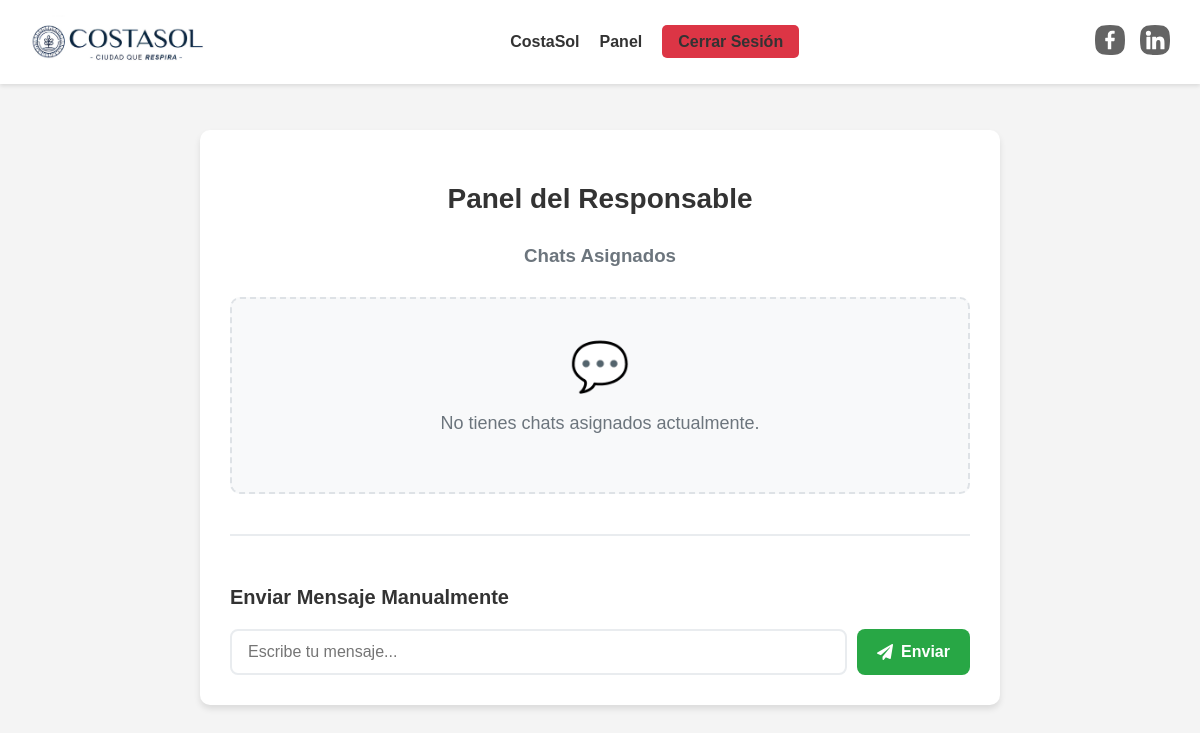
The page /responsable/panel.php (signed in) on the database as committed earlier.
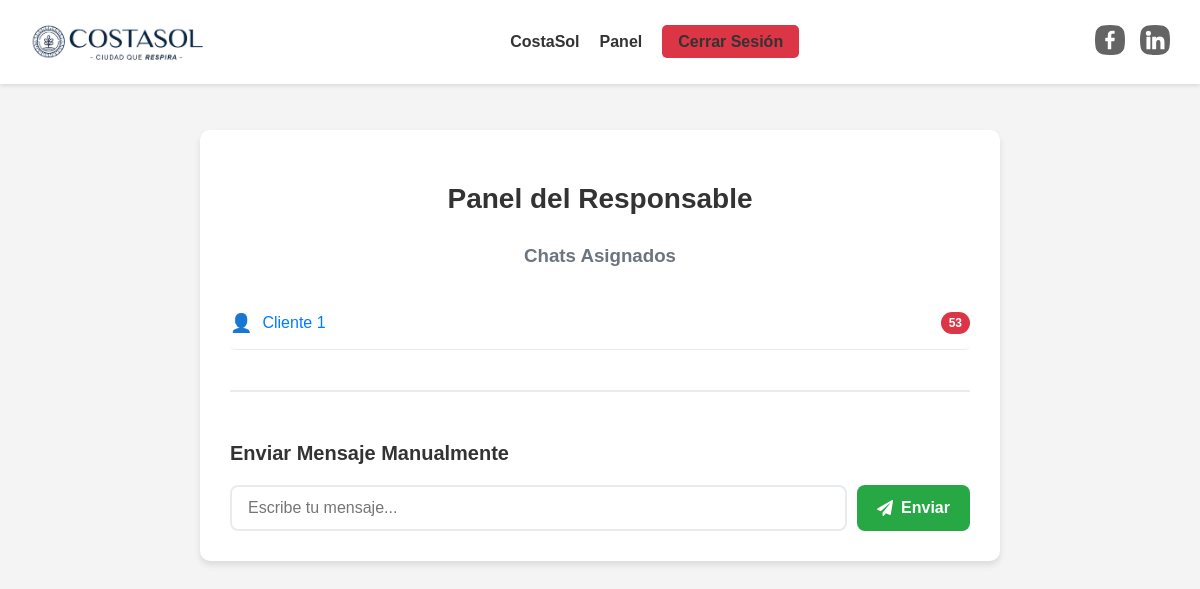
The same page on the database as committed later.
### tables this page shows
CREATE TABLE `chats` (
  `id` int(11) NOT NULL,
  `cliente_id` int(11) DEFAULT NULL,
  `responsable_id` int(11) DEFAULT NULL,
  `abierto` tinyint(1) DEFAULT 1
);

CREATE TABLE `users` (
  `id` int(11) NOT NULL,
  `nombre` varchar(80) DEFAULT NULL,
  `email` varchar(100) DEFAULT NULL,
  `pass` char(60) DEFAULT NULL,
  `role` enum('cliente','responsable') DEFAULT NULL
);

### responsable/panel.php (the view, shortened to what this page needs)
<?php
$conn = connectDB();
$responsable_id = $_SESSION['user_id'];
$stmt = $conn->prepare("SELECT c.id AS chat_id, u.nombre AS cliente_nombre, COUNT(m.id) AS mensajes_no_leidos
                         FROM chats c
                         JOIN users u ON c.cliente_id = u.id
                         LEFT JOIN mensajes m ON c.id = m.chat_id AND m.remitente = 'cliente' AND m.leido = 0
                         WHERE c.responsable_id = ? AND c.abierto = 1
                         GROUP BY c.id");
$stmt->bind_param("i", $responsable_id);
$stmt->execute();
$result = $stmt->get_result();
$chats = $result->fetch_all(MYSQLI_ASSOC);
?>
<!DOCTYPE html>
<html lang="es">
<head>
    <link rel="stylesheet" href="https://cdnjs.cloudflare.com/ajax/libs/font-awesome/5.15.4/css/all.min.css">
    <link rel="stylesheet" href="../assets/css/stylepanel.css">
</head>
<body>
    <header class="site-header">
        <div class="logo"><img src="../assets/image/costasollogo.jpg" alt="Logo CostaSol"></div>
        <nav class="navbar">
            <ul>
                <li><a href="../index.php">CostaSol</a></li>
                <li><a href="panel.php">Panel</a></li>
                <li><a href="../logout.php" class="logout-btn">Cerrar Sesión</a></li>
            </ul>
        </nav>
        <div class="social-icons">
            <a href="https://es-es.facebook.com/costasolec/" target="_blank">
            </a>
            <a href="https://www.linkedin.com/company/constructorathaliavictoria" target="_blank">
            </a>
        </div>
    </header>
    <div id="chat-panel">
        <h2>Panel del Responsable</h2>
        <h3 style="text-align: center; color: #6c757d; margin-bottom: 30px;">Chats Asignados</h3>
        <?php if (count($chats) > 0): ?>
            <?php foreach ($chats as $chat): ?>
                <div class="chat-item">
                    <a class="chat-link" href="chat.php?chat_id=<?= $chat['chat_id'] ?>">
                        <div class="client-name">
                            <?= htmlspecialchars($chat['cliente_nombre']) ?>
                        </div>
                        <?php if ($chat['mensajes_no_leidos'] > 0): ?>
                            <span class="unread-count"><?= $chat['mensajes_no_leidos'] ?></span>
                        <?php endif; ?>
                    </a>
                </div>
            <?php endforeach; ?>
        <?php else: ?>
            <div class="no-chats">
                <p>No tienes chats asignados actualmente.</p>
            </div>
        <?php endif; ?>
        <div id="send-message">
            <h3>Enviar Mensaje Manualmente</h3>
            <div class="message-form">
                <input type="text" id="message" placeholder="Escribe tu mensaje..." required>
                <button id="send-button">
                    <i class="fas fa-paper-plane"></i>
                    Enviar
                </button>
            </div>
        </div>
    </div>
</body>
</html>

### assets/css/stylepanel.css (style rules this page uses)
* { box-sizing: border-box; }
body { font-family: 'wfont_b80279_88e0cae7a7204953a2f9c7ef45bbc6ad', 'wf_88e0cae7a7204953a2f9c7ef4', 'orig_bahnschrift', sans-serif; margin: 0; padding: 0; background-color: #f4f4f4; padding-top: 100px; }
.site-header { display: flex; justify-content: space-between; align-items: center; background-color: #ffffff; padding: 15px 30px; box-shadow: 0 2px 4px rgba(0,0,0,0.1); position: fixed; top: 0; left: 0; right: 0; width: 100%; z-index: 1000; }
.logo img { height: 50px; }
.navbar ul { list-style: none; display: flex; gap: 20px; margin: 0; padding: 0; }
.navbar a { text-decoration: none; color: #333; font-weight: bold; transition: color 0.3s ease; }
.social-icons { display: flex; gap: 15px; }
.socialSvg { transition: fill 0.3s ease; }
.logout-btn { background-color: #dc3545; color: white; padding: 8px 16px; text-decoration: none; border-radius: 5px; font-weight: bold; transition: background-color 0.3s ease; }
#chat-panel { background: white; border-radius: 10px; box-shadow: 0 4px 6px rgba(0, 0, 0, 0.1); padding: 30px; max-width: 800px; margin: 30px auto; }
h2 { text-align: center; color: #333; margin-bottom: 30px; font-size: 28px; }
.chat-item { border-bottom: 1px solid #e9ecef; padding: 15px 0; transition: background-color 0.3s ease; border-radius: 5px; margin-bottom: 5px; }
.chat-link { text-decoration: none; color: #007bff; font-size: 16px; font-weight: 500; display: flex; justify-content: space-between; align-items: center; }
.client-name { display: flex; align-items: center; gap: 10px; }
.client-name::before { content: '👤'; font-size: 18px; }
.unread-count { background-color: #dc3545; color: white; padding: 4px 8px; border-radius: 12px; font-size: 12px; font-weight: bold; min-width: 20px; text-align: center; }
#send-message { margin-top: 40px; padding-top: 30px; border-top: 2px solid #e9ecef; }
#send-message h3 { color: #333; margin-bottom: 20px; font-size: 20px; }
.message-form { display: flex; gap: 10px; align-items: stretch; }
#message { flex: 1; padding: 12px 16px; border: 2px solid #e9ecef; border-radius: 8px; font-size: 16px; transition: border-color 0.3s ease; }
#send-button { padding: 12px 20px; background-color: #28a745; color: white; border: none; border-radius: 8px; cursor: pointer; font-size: 16px; font-weight: bold; transition: background-color 0.3s ease; display: flex; align-items: center; gap: 8px; }
.no-chats { text-align: center; color: #6c757d; font-size: 18px; padding: 40px 20px; background-color: #f8f9fa; border-radius: 10px; border: 2px dashed #dee2e6; }
.no-chats::before { content: '💬'; font-size: 48px; display: block; margin-bottom: 15px; }

Rows that differ between the two databases and show on the page:
added chats: users.nombre "Cliente 1", mensajes_no_leidos "53"
Other text that changed with them:
text no longer shown: "No tienes chats asignados actualmente."
